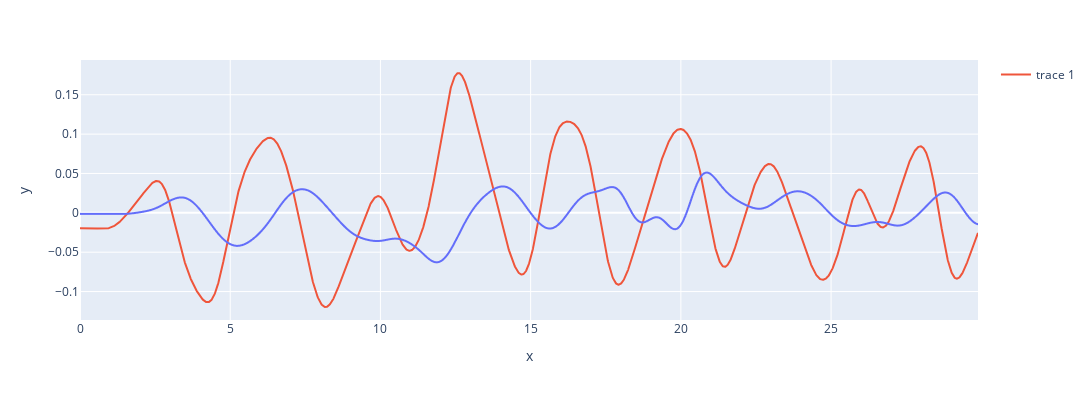

Notebook code cell kept with this figure:
### Code cell
#filtered[0, :20] = -0.003
#ufiltered[0, :16] = 0

n_amostras = t.shape[0] * 10
#x_novo = np.linspace(t[0], t[-1], n_amostras)
x_novo = np.arange(0, 29.9, 0.01)

# Interpolação linear
interpolacao_linear = interp1d(t, dy, kind='quadratic')
y_novo = interpolacao_linear(x_novo)

interpolacao_linear = interp1d(t, ufiltered, kind='quadratic')
u_novo = interpolacao_linear(x_novo)

y_novo[0, :145] = y_novo[0, 145]
fig=px.line(x=x_novo, y=y_novo[0].T, height=400, width=1300)
fig.add_scatter(x=x_novo, y=u_novo[0].T * 10, mode='lines')
#fig.add_scatter(x=t, y=u[0].T * 10, mode='lines')
fig.show()

### Figure 1 — Plotly figure (JSON) as saved in the notebook; plotly's stock layout.template omitted (floating-point values rounded to 4 significant figures; data arrays with more than 128 entries replaced by an {"elided": "..."} marker saying what was removed)
{"data": [{"hovertemplate": "x=%{x}<br>y=%{y}<extra></extra>", "legendgroup": "", "line": {"color": "#636efa", "dash": "solid"}, "marker": {"symbol": "circle"}, "mode": "lines", "name": "", "showlegend": false, "type": "scattergl", "x": {"elided": "2990 float values"}, "xaxis": "x", "y": {"elided": "2990 float values"}, "yaxis": "y"}, {"mode": "lines", "type": "scatter", "x": {"elided": "2990 float values"}, "y": {"elided": "2990 float values"}}], "layout": {"height": 400, "legend": {"tracegroupgap": 0}, "margin": {"t": 60}, "width": 1300, "xaxis": {"anchor": "y", "domain": [0, 1], "title": {"text": "x"}}, "yaxis": {"anchor": "x", "domain": [0, 1], "title": {"text": "y"}}}}
